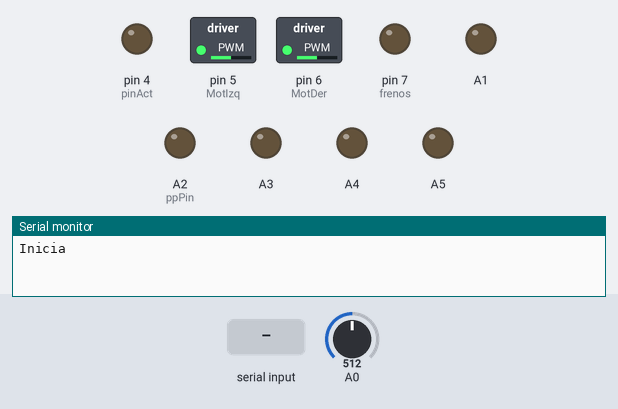
Bench run of a sketch on a simulated Arduino Uno, built with avr-gcc and run on an emulated ATmega328P. On the bench: switched loads named in the sketch (green lamp = pin HIGH), output pins drawn as LEDs (lit = HIGH), the last lines printed to the serial monitor. The test bench sets the inputs (shaded band); at power-on: A0 = 512.

Above: at 1.2 s.
1.3 s: "90/45\n" received over the second serial link
At 3.3 s:
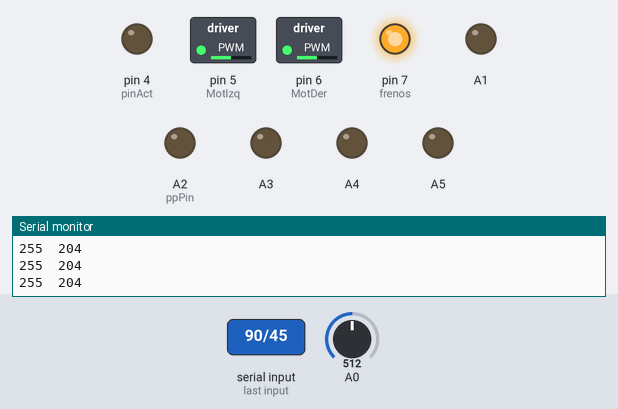
3.8 s: A0 set to 790
6.8 s: A0 set to 809
At 7.7 s:
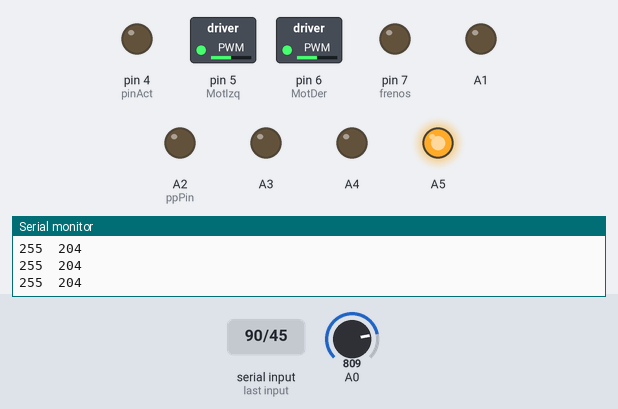
8.3 s: "30/150\n" received over the second serial link
At 9.9 s:
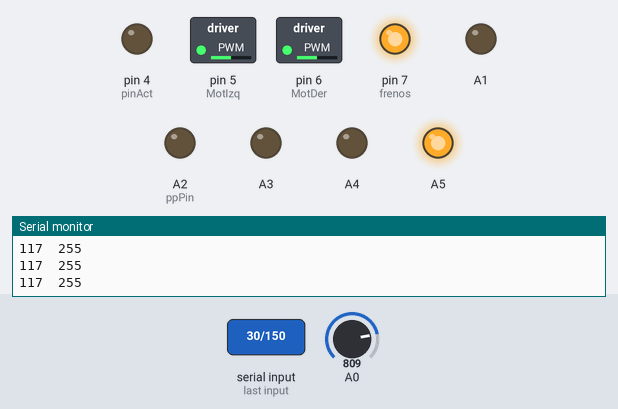
10.8 s: "90\n" received over the second serial link
At 11.3 s:
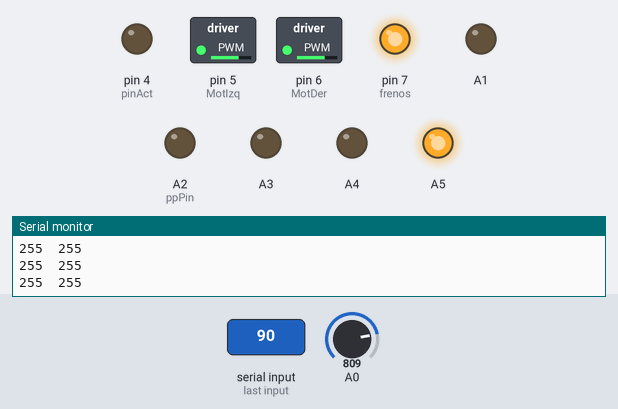
13.3 s: A0 set to 900
At 13.9 s:
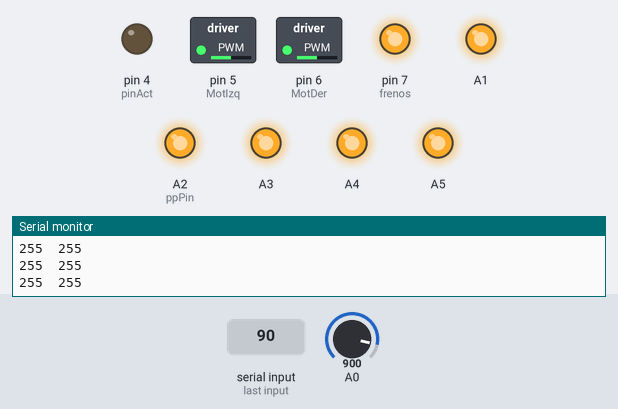
Timing chart, 0 to 16.8 s (numbered marks = the images above; inputs shaded):
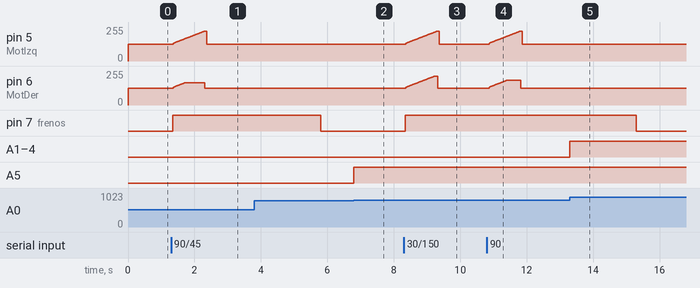

The sketch:

controlSillaCar2.0.ino
```cpp
#include <Wire.h>
#include <SoftwareSerial.h>
#include <avr/wdt.h>
#include <EEPROM.h>
#define xoffset -10
#define yoffset 0
//Memoria EEPROM
//Dreccion    variable
//0           estado/modo
//1           conexion bluetooth

//Variables control de bateria
#define limiteSup  901
#define limiteInf  800
int limite1=0;
int limite2=0;
int limite3=0;
int limite4=0;
int limite5=0;


SoftwareSerial bt(9, 10);

//#define xxPin A0 //ejex joystick
//#define yyPin A1 //ejey joystick
#define ppPin A2//potenciometro
#define pinAct 4
#define frenos 7
#define MotIzq 5
#define MotDer 6

//#define MotIzqA 8
//#define MotIzqB 9
//#define MotDerA 2
//#define MotDerB 3

#define ymax 112
#define ymin -112
#define xmax 152
#define xmin -152

#define rangeJoystick 255

#define intervalLostConnection 1000
unsigned long timeLastConnection = 0;
boolean btConnected = false;
String datoBT = "";

//variables para el control de los motores
double pwm_izquierda;
double pwm_derecha;

int valAntIzq = 127;
int valAntDer = 127;
int velST=0;
unsigned long brakeTime;

int xx_ = 0;
int yy_ = 0;
int pp_ = 0;
int pp_cambio = 0;

int vel = 0;
int seccion;
byte puntoMuerto=40;

boolean motorIzqDireccion;
boolean motorDerDireccion;
boolean actBrake = 0;

void reportaActividad()
{
  if(actBrake == 1)
  {
    digitalWrite(pinAct, HIGH);
  }else if((pp_ > (pp_cambio+1)) || (pp_ < (pp_cambio-1)))
  {
    pp_cambio = pp_;
    digitalWrite(pinAct, HIGH);
    delay(200);
    Serial.println("entra delay");
  }else
  {
    digitalWrite(pinAct, LOW);
  }
}
    //Funcion para habilitar o desabilitar frenos electricos
    //NOTA: Esta funcion se debe colocar antes de enviar el comando de velocidad al Moto-Driver
    //NOTA 2: Los comandos de velocidad que se manden deben contener a las variables "valAntIzq" y "valAntDer"
    void controlFrenado()
    {
      if ((valAntIzq != 127) || (valAntDer != 127))// 127 representan aceleracion 0 en los motores
      {
        digitalWrite(frenos,HIGH);
        brakeTime = millis();
        actBrake = 1;
      }
      else
      {
        if ((millis() - brakeTime) >= (map(pp_,0,1024,200,3500)))//Pone frenos electricos despues de un tiempo proporcional a la velocidad que oscila entre 200 y 2500 milisegundos
        {
          digitalWrite(frenos,LOW);
          actBrake = 0;
        }
      }
    }
//Funcion para generar un control de aceleracion gradual
   void ControlGradual(boolean direccionIzq, byte velocidadIzq, boolean direccionDer, byte velocidadDer  )
   {
    byte inc = 1;
    byte diferi;
    byte diferd;

    if(velocidadIzq > rangeJoystick)
    {
      velocidadIzq=rangeJoystick;
    }
    if(velocidadDer > rangeJoystick)
    {
      velocidadDer=rangeJoystick;
    }
    int acelerador = 1;     // velocidad para acelerar
    int desacelerador = 1;  // velocidad para desacelerar


    //******************INICIA SECCION DE 4 BLOQUES PARA CONSEGUIR UN CONTROL DE VELOCIDAD ASISTIDO******************

    //==========================BLOQUE 1 MOTOR IZQUIERDA==============================


        if(direccionIzq==0)
        {
          velST = map(velocidadIzq,0,255,127,0);   //Desacelera from reversa 1-64
//          diferi = abs(velST - valAntIzq);        //Diferencia entre la velocidad asistida y la no asistida
//
//          if(diferi > 64)
//          {
//            diferi = 64;
//          }

          if(valAntIzq < velST)//desacelera
          {
            valAntIzq +=desacelerador;
            if(valAntIzq > velST)
            {
              valAntIzq = velST;
            }
            controlFrenado();
            //analogWrite(MotIzq,valAntIzq);
          }
          else if(valAntIzq > velST) //acelera-reversa
          {

            if(valAntIzq > 127)
            {
              valAntIzq -=(desacelerador + 2);
            }else
            {
              valAntIzq -=acelerador;
            }

            if(valAntIzq < velST)
            {
              valAntIzq = velST;
            }

            controlFrenado();
            //analogWrite(MotIzq,valAntIzq);
          }
          else
          {
            controlFrenado();
            //analogWrite(MotIzq,valAntIzq);
          }
        }
        //==========================BLOQUE 2 MOTOR IZQUIERDA==============================
        else
        {
          velST = map(velocidadIzq,0,255,127,255); //acelera adelante from 64-127
//          diferi = abs(velST - valAntIzq);
//          if(diferi > 64)
//          {
//            diferi = 64;
//          }

          if(valAntIzq < velST) // acelera adelante
          {
            if(valAntIzq < 127)
            {
              valAntIzq += (desacelerador + 2);
            }else
            {
              valAntIzq += acelerador;
            }
            if(valAntIzq > velST)
            {
              valAntIzq = velST;
            }
            controlFrenado();
            //analogWrite(MotIzq,valAntIzq);
          }
          else if(valAntIzq > velST)
          {
            valAntIzq -= desacelerador;
            if(valAntIzq < velST)
            {
              valAntIzq = velST;
            }
            controlFrenado();
            //analogWrite(MotIzq,valAntIzq);
          }
          else
          {
            controlFrenado();
            //analogWrite(MotIzq,valAntIzq);
          }

        }
 //==========================BLOQUE 3 MOTOR DERECHA==============================


        if(direccionDer==0)
        {
          velST = map(velocidadDer,0,255,127,0);//desacelera from reversa 127-192
//          diferd = abs(velST - valAntDer);
//
//          if(diferd > 64)
//          {
//            diferd = 64;
//          }

          if(valAntDer < velST)//desacelera
          {
            valAntDer +=desacelerador;
            if(valAntDer > velST)
            {
              valAntDer = velST;
            }
            controlFrenado();
            //analogWrite(MotDer,valAntDer);
          }
          else if(valAntDer > velST) //acelera-reversa
          {

            if(valAntDer > 127)
            {
              valAntDer -=(desacelerador + 2);
            }else
            {
              valAntDer -=acelerador;
            }

            if(valAntDer < velST)
            {
              valAntDer = velST;
            }

            controlFrenado();
            //analogWrite(MotDer,valAntDer);
          }
          else
          {
            controlFrenado();
            //analogWrite(MotDer,valAntDer);
          }
        }
        //==========================BLOQUE 4 MOTOR DERECHA==============================
        else
        {
          velST = map(velocidadDer,0,255,127,255); //acelera adelante from 192-255
//          diferd = abs(velST - valAntDer);
//          if(diferd > 64)
//          {
//            diferd = 64;
//          }

          if(valAntDer < velST) // acelera adelante
          {
            if(valAntDer < 127)
            {
              valAntDer += (desacelerador + 2);
            }else
            {
              valAntDer += acelerador;
            }
            if(valAntDer > velST)
            {
              valAntDer = velST;
            }
            controlFrenado();
            //analogWrite(MotDer,valAntDer);
            //Serial.print
          }
          else if(valAntDer > velST)
          {
            valAntDer -= desacelerador;
            if(valAntDer < velST)
            {
              valAntDer = velST;
            }
            controlFrenado();
            //analogWrite(MotDer,valAntDer);
          }
          else
          {
            controlFrenado();
            //analogWrite(MotDer,valAntDer);
          }

        }
//     Serial.print("izq: ");
//     Serial.print(valAntIzq);
//     Serial.print("   Der:");
//     Serial.println(valAntDer);

   }
   //******************TERMINA SECCION DE 4 BLOQUES PARA CONSEGUIR UN CONTROL DE VELOCIDAD ASISTIDO******************
//Funcion general para relacionar valores del joystick con velocidad de las ruedas
  void controlMotores()
  {
    float xx = xx_;
    float yy = yy_;
    float pp = pp_;
    float pm = sqrt(((yy)*(yy)) + ((xx)*(xx)));


     if(pm <= puntoMuerto )
     {
       xx=0;
       yy=0;

     }
     pp=(pp/6 );


     double grados=(atan2(yy,xx)*(180/3.1416));
     if (grados<0)
     {
        grados=(360+grados);
     }
     //---------Division en 8 secciones
     if((grados>=0)&&(grados<22.5))
     {
       seccion=2;
     }
     if((grados>=22.5)&&(grados<90))
     {
       seccion=1;
     }
     if((grados>=90)&&(grados<157.5))
     {
       seccion=8;
     }
     if((grados>=157.5)&&(grados<180))
     {
       seccion=7;
     }
     if((grados>=180)&&(grados<202.5))
     {
       seccion=6;
     }
     if((grados>=202.5)&&(grados<270))
     {
       seccion=5;
     }
     if((grados>=270)&&(grados<337.5))
     {
       seccion=4;
     }
     if((grados>=337.5)&&(grados<360))
     {
       seccion=3;
     }

     //Variables locales para operaciones internas
     int vizq;
     int vder;
     switch(seccion)
     {
      case 1:
        pwm_izquierda=((sqrt((xx*xx)+(yy*yy))));
        pwm_derecha=(((grados - 22.5) * (sqrt((xx*xx)+(yy*yy)))) / 67.5);//listo
        motorIzqDireccion = 1;
        motorDerDireccion = 1;
      break;
      case 2:

         vizq = sqrt((xx*xx)+(yy*yy));
//        pwm_izquierda=map(yy,510,0, vizq, vizq/2 );////reduccion a la mitad
//        pwm_derecha=(((grados - 22.5)* (sqrt((xx*xx)+(yy*yy)))) / 22.5)/2;//reduccion a mitad
        pwm_izquierda=map(yy,510,0, vizq, vizq );////reduccion a la mitad
        pwm_derecha=(((grados - 22.5)* (sqrt((xx*xx)+(yy*yy)))) / 22.5);//reduccion a mitad
        motorIzqDireccion = 1;
        motorDerDireccion = 0;
      break;
      case 3:
        vizq = (-((360-grados - 22.5)* (sqrt((xx*xx)+(yy*yy)))) / 22.5);
//        pwm_izquierda=map(yy,0,-510, vizq/2, vizq );//reduccion a la mitad
//        pwm_derecha=(-(sqrt((xx*xx)+(yy*yy))))/2;//reduccion a la mitad
        pwm_izquierda=map(yy,0,-510, vizq, vizq );//reduccion a la mitad
        pwm_derecha=(-(sqrt((xx*xx)+(yy*yy))));//reduccion a la mitad

        motorIzqDireccion = 1;
        motorDerDireccion = 0;
      break;
      case 4:
        pwm_izquierda=(-((360-grados - 22.5)* (sqrt((xx*xx)+(yy*yy)))) / 67.5);
        pwm_derecha=(-(sqrt((xx*xx)+(yy*yy))));

        motorIzqDireccion = 0;
        motorDerDireccion = 0;
        break;
      case 5:
        pwm_izquierda=(-(sqrt((xx*xx)+(yy*yy))));
        pwm_derecha=(-((grados-180 - 22.5)* (sqrt((xx*xx)+(yy*yy)))) / 67.5);

        motorIzqDireccion = 0;
        motorDerDireccion = 0;
      break;
      case 6:
       vder = (-((grados-180- 22.5)* (sqrt((xx*xx)+(yy*yy)))) / 22.5);
//        pwm_izquierda=(-(sqrt((xx*xx)+(yy*yy))))/2;//reduccion a la mitad
//        pwm_derecha=map(yy, 0, 510, vder/2, vder );//reduccion a la mitad
        pwm_izquierda=(-(sqrt((xx*xx)+(yy*yy))));//reduccion a la mitad
        pwm_derecha=map(yy, 0, 510, vder, vder );//reduccion a la mitad
        motorIzqDireccion = 0;
        motorDerDireccion = 1;
      break;
      case 7:
       vder = ((sqrt((xx*xx)+(yy*yy))));
//        pwm_izquierda=(((180-grados - 22.5)* (sqrt((xx*xx)+(yy*yy)))) / 22.5)/2;//reduccion a la mitad
//        pwm_derecha=map(yy, 510, 0, vder, vder/2 );//reduccion a la mitad
        pwm_izquierda=(((180-grados - 22.5)* (sqrt((xx*xx)+(yy*yy)))) / 22.5);//reduccion a la mitad
        pwm_derecha=map(yy, 510, 0, vder, vder );//reduccion a la mitad
        motorIzqDireccion = 0;
        motorDerDireccion = 1;
      break;
      case 8:
        pwm_izquierda=(((180-grados - 22.5)* (sqrt((xx*xx)+(yy*yy)))) / 67.5);
        pwm_derecha=((sqrt((xx*xx)+(yy*yy))));

        motorIzqDireccion = 1;
        motorDerDireccion = 1;
      break;
     }
     if((xx==0)&&(yy==0))
     {

        pwm_izquierda=0;//listo
        pwm_derecha=0;
     }

     pwm_izquierda = abs(pwm_izquierda);
     pwm_derecha = abs(pwm_derecha);

     if(pwm_izquierda > rangeJoystick){
      pwm_izquierda = rangeJoystick;
     }
     if(pwm_derecha > rangeJoystick){
      pwm_derecha = rangeJoystick;
     }

//     Serial.print("pwm_izquierda: ");
//  Serial.print(pwm_izquierda);
//
//  Serial.print("   pwm_derecha: ");
//  Serial.println(pwm_derecha);

     ControlGradual(motorIzqDireccion, pwm_izquierda, motorDerDireccion, pwm_derecha);

  }
void setup()
{
  wdt_disable();
  Serial.begin(9600);
  bt.begin(9600);
  bt.setTimeout(50);

  Serial.println("Inicia");
  //pinMode(xxPin,INPUT);
  //pinMode(yyPin,INPUT);
  pinMode(ppPin,INPUT);
  pinMode(frenos,OUTPUT);
  pinMode(pinAct, OUTPUT);
  pinMode(MotIzq, OUTPUT);
  pinMode(MotDer, OUTPUT);

//  pinMode(MotIzqA, OUTPUT);
//  pinMode(MotIzqB, OUTPUT);
//  pinMode(MotDerA, OUTPUT);
//  pinMode(MotDerB, OUTPUT);

  pinMode(A1, OUTPUT);
  pinMode(A2, OUTPUT);
  pinMode(A3, OUTPUT);
  pinMode(A4, OUTPUT);
  pinMode(A5, OUTPUT);

  digitalWrite(A1, HIGH);
  digitalWrite(A2, HIGH);
  digitalWrite(A3, HIGH);
  digitalWrite(A4, HIGH);
  digitalWrite(A5, HIGH);

  int rango = (limiteSup - limiteInf)/5;
  limite1 = limiteInf;
  limite2 = limiteInf + (rango);
  limite3 = limiteInf + (rango*2);
  limite4 = limiteInf + (rango*3);
  limite5 = limiteInf + (rango*4);


  wdt_enable(WDTO_2S);
}
void monitorBateria(){

  int nivelBat = analogRead(A0);
  if(nivelBat>limite1){
    digitalWrite(A5, HIGH);
  }else{
    digitalWrite(A5, LOW);
  }
  if(nivelBat>limite2){
    digitalWrite(A4, HIGH);
  }else{
    digitalWrite(A4, LOW);
  }
  if(nivelBat>limite3){
    digitalWrite(A3, HIGH);
  }else{
    digitalWrite(A3, LOW);
  }
  if(nivelBat>limite4){
    digitalWrite(A2, HIGH);
  }else{
    digitalWrite(A2, LOW);
  }
  if(nivelBat>limite5){
    digitalWrite(A1, HIGH);
  }else{
    digitalWrite(A1, LOW);
  }
}

float mapfloat(float x, float in_min, float in_max, float out_min, float out_max)
{
   return ((((x - in_min) * (out_max - out_min)) / (in_max - in_min) )+ out_min);
}
int vectorX[5] = {510,510,510,510,510};
int vectorY[5] = {510,510,510,510,510};
byte cont=0;
void leerJoystick(boolean bluetooth)
{
  if(bluetooth)
  {
    xx_ = (datoBT.substring(0,datoBT.indexOf("/")).toInt())*2;
    yy_ = (datoBT.substring(datoBT.indexOf("/")+1,datoBT.length()).toInt())*2;

    pp_= 1000;

    yy_=yy_ - yoffset;// offset
    xx_=xx_ - xoffset;// offset


    if(yy_ > ymax){
      yy_ = ymax;
    }else if(yy_ < ymin){
      yy_ = ymin;
    }
    if(xx_ > xmax){
      xx_ = xmax;
    }else if(xx_ < xmin){
      xx_ = xmin;
    }
    yy_ = map(yy_, ymin, ymax, -rangeJoystick, rangeJoystick);
    xx_ = map(xx_, xmin, xmax, -rangeJoystick, rangeJoystick);
    Serial.print(xx_);
    Serial.print("  ");
    Serial.println(yy_);


  }else{
//  yy_= (analogRead(yyPin));
//  xx_= (analogRead(xxPin));
//  pp_= 1000; //analogRead(ppPin);
//
//  vectorY[cont] = yy_;
//  vectorX[cont] = xx_;
//  cont++;
//  cont >= 5 ? cont=0: cont = cont;
//  int sumax=0;
//  int sumay=0;
//  for(byte i=0; i<5; i++)
//  {
//   sumax = sumax + vectorX[i];
//   sumay = sumay + vectorY[i];
//  }
//  xx_ = sumax/5;
//  yy_ = sumay/5;
//
//  Serial.print("xx: ");
//  Serial.print(valAntIzq);
//
//  Serial.print("   yy: ");
//  Serial.print(valAntDer);
//
//  Serial.print("   xx: ");
//  Serial.print(xx_);
//
//  Serial.print("   yy: ");
//  Serial.print(yy_);
//
//  Serial.print("   pp: ");
//  Serial.println(pp_);
    yy_ = 0;
    xx_ = 0;
    pp_= 1000;


  }

}
int nuevoPwmI =0;
int nuevoPwmD =0;
void loop()
{
//  if(bt.available()){
//    Serial.println("BT disponible");
//    //leerJoystick(1);
//  }else{
//    //leerJoystick(0);
//  }

  if(bt.available()){
    timeLastConnection = millis();
    btConnected = true;
    datoBT = bt.readString();
    //Serial.println(datoBT);
  }
  if((millis()-timeLastConnection) > intervalLostConnection){
    btConnected = false;
  }
  if(btConnected){
    leerJoystick(1);
  }else{
    leerJoystick(0);
  }


//  if(yy_ >530){
//    digitalWrite(MotIzqA,HIGH);
//    digitalWrite(MotIzqB,LOW);
//    digitalWrite(MotDerA,HIGH);
//    digitalWrite(MotDerB,LOW);
//    nuevoPwmI = map(valAntIzq,127,255,150,255);
//  }else if(yy_ < 480){
//    digitalWrite(MotIzqA,LOW);
//    digitalWrite(MotIzqB,HIGH);
//    digitalWrite(MotDerA,LOW);
//    digitalWrite(MotDerB,HIGH);
//    nuevoPwmI = map(valAntIzq,127,0,150,255);
//
//    }else if(xx_ >530){
//    digitalWrite(MotDerA,LOW);
//    digitalWrite(MotDerB,HIGH);
//    digitalWrite(MotIzqA,HIGH);
//    digitalWrite(MotIzqB,LOW);
//    nuevoPwmD = map(valAntDer,127,255,150,255);
//  }else if(xx_ < 480){
//    digitalWrite(MotDerA,HIGH);
//    digitalWrite(MotDerB,LOW);
//    digitalWrite(MotIzqA,LOW);
//    digitalWrite(MotIzqB,HIGH);
//    nuevoPwmD = map(valAntDer,127,0,150,255);
//
//    }else{
//    digitalWrite(MotDerA,LOW);
//    digitalWrite(MotDerB,LOW);
//    digitalWrite(MotIzqA,LOW);
//    digitalWrite(MotIzqB,LOW);
//  }
//  analogWrite(MotIzq,nuevoPwmI);
//  analogWrite(MotDer,nuevoPwmD);
//
//  Serial.print("nuevoPwmI: ");
//  Serial.print(nuevoPwmI);
//
//  Serial.print("   nuevoPwmD: ");
//  Serial.println(nuevoPwmD);

nuevoPwmI = valAntIzq;
nuevoPwmD = valAntDer;

//  if(valAntIzq >=127){
//    digitalWrite(MotIzqA,HIGH);
//    digitalWrite(MotIzqB,LOW);
//    nuevoPwmI = map(valAntIzq,127,255,0,255);
//  }else if(valAntIzq < 127){
//    digitalWrite(MotIzqA,LOW);
//    digitalWrite(MotIzqB,HIGH);
//    nuevoPwmI = map(valAntIzq,127,0,0,255);
//
//    }else{
//    digitalWrite(MotIzqA,LOW);
//    digitalWrite(MotIzqB,LOW);
//  }
//    if(valAntDer >= 127){
//    digitalWrite(MotDerA,LOW);
//    digitalWrite(MotDerB,HIGH);
//    nuevoPwmD = map(valAntDer,127,255,0,255);
//  }else if(valAntDer < 127){
//    digitalWrite(MotDerA,HIGH);
//    digitalWrite(MotDerB,LOW);
//    nuevoPwmD = map(valAntDer,127,0,0,255);
//
//    }else{
//    digitalWrite(MotDerA,LOW);
//    digitalWrite(MotDerB,LOW);
//  }
  analogWrite(MotIzq,nuevoPwmI);
  analogWrite(MotDer,nuevoPwmD);

//  Serial.print("valAntIzq: ");
//  Serial.print(valAntIzq);
//
//  Serial.print("   valAntDer: ");
//  Serial.print(valAntDer);
//
//  Serial.print("   nuevoPwmI: ");
//  Serial.print(nuevoPwmI);
//
//  Serial.print("   nuevoPwmD: ");
//  Serial.println(nuevoPwmD);

//  Serial.print("xx: ");
//  Serial.print(nuevoPwmI);
//
//  Serial.print("   yy: ");
//  Serial.print(nuevoPwmD);
//
//   Serial.print("  xx: ");
//  Serial.print(valAntIzq);
//
//  Serial.print("   yy: ");
//  Serial.println(valAntDer);


  controlMotores();
  monitorBateria();
//  reportaActividad();
  //delay(20);
  wdt_reset();
}
```

Measured:
- the behaviour switches between 800 and 801 on A0 (found by bisection; images 1 and 2)
- after the input at 1.3 s, pin 5 (MotIzq): rises from 127/255 to 223/255 in 0.93 s, then falls to 127/255 in 0.08 s; pin 6 (MotDer): rises from 127/255 to 166/255 in 0.33 s, then falls to 127/255 in 0.61 s; pin 7 (frenos): LOW → HIGH after 0.05 s
- after the input at 6.8 s, A5: LOW → HIGH at once
- after the input at 8.3 s, pin 5 (MotIzq): rises from 127/255 to 223/255 in 0.93 s, then falls to 127/255 in 0.08 s; pin 6 (MotDer): rises from 127/255 to 216/255 in 0.85 s, then falls to 127/255 in 0.11 s; pin 7 (frenos): LOW → HIGH after 0.05 s
- after the input at 10.8 s, pin 5 (MotIzq): rises from 127/255 to 223/255 in 0.93 s, then falls to 127/255 in 0.08 s; pin 6 (MotDer): rises from 127/255 to 187/255 in 0.55 s, then falls to 127/255 in 0.40 s; pin 7 (frenos): stays HIGH (without the input it goes to LOW after 2.0 s)
- after the input at 13.3 s, A1, A2 (ppPin), A3, A4: LOW → HIGH at once
